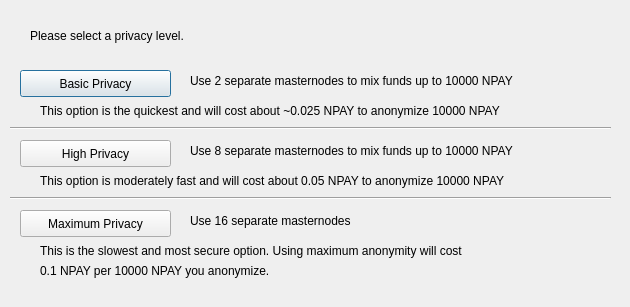
<?xml version="1.0" encoding="UTF-8"?>
<ui version="4.0">
 <class>ObfuscationConfig</class>
 <widget class="QDialog" name="ObfuscationConfig">
  <property name="geometry">
   <rect>
    <x>0</x>
    <y>0</y>
    <width>630</width>
    <height>307</height>
   </rect>
  </property>
  <property name="windowTitle">
   <string>Configure Obfuscation</string>
  </property>
  <widget class="QPushButton" name="buttonBasic">
   <property name="geometry">
    <rect>
     <x>20</x>
     <y>70</y>
     <width>151</width>
     <height>27</height>
    </rect>
   </property>
   <property name="text">
    <string>Basic Privacy</string>
   </property>
  </widget>
  <widget class="QPushButton" name="buttonHigh">
   <property name="geometry">
    <rect>
     <x>20</x>
     <y>140</y>
     <width>151</width>
     <height>27</height>
    </rect>
   </property>
   <property name="text">
    <string>High Privacy</string>
   </property>
  </widget>
  <widget class="QPushButton" name="buttonMax">
   <property name="geometry">
    <rect>
     <x>20</x>
     <y>210</y>
     <width>151</width>
     <height>27</height>
    </rect>
   </property>
   <property name="text">
    <string>Maximum Privacy</string>
   </property>
  </widget>
  <widget class="QLabel" name="label">
   <property name="geometry">
    <rect>
     <x>30</x>
     <y>20</y>
     <width>571</width>
     <height>31</height>
    </rect>
   </property>
   <property name="text">
    <string>Please select a privacy level.</string>
   </property>
  </widget>
  <widget class="QLabel" name="label_2">
   <property name="geometry">
    <rect>
     <x>190</x>
     <y>70</y>
     <width>421</width>
     <height>21</height>
    </rect>
   </property>
   <property name="text">
    <string>Use 2 separate masternodes to mix funds up to 10000 NPAY</string>
   </property>
  </widget>
  <widget class="QLabel" name="label_3">
   <property name="geometry">
    <rect>
     <x>190</x>
     <y>140</y>
     <width>411</width>
     <height>21</height>
    </rect>
   </property>
   <property name="text">
    <string>Use 8 separate masternodes to mix funds up to 10000 NPAY</string>
   </property>
  </widget>
  <widget class="QLabel" name="label_4">
   <property name="geometry">
    <rect>
     <x>190</x>
     <y>210</y>
     <width>421</width>
     <height>21</height>
    </rect>
   </property>
   <property name="text">
    <string>Use 16 separate masternodes</string>
   </property>
  </widget>
  <widget class="QLabel" name="label_6">
   <property name="geometry">
    <rect>
     <x>40</x>
     <y>100</y>
     <width>561</width>
     <height>21</height>
    </rect>
   </property>
   <property name="text">
    <string>This option is the quickest and will cost about ~0.025 NPAY to anonymize 10000 NPAY</string>
   </property>
  </widget>
  <widget class="QLabel" name="label_7">
   <property name="geometry">
    <rect>
     <x>40</x>
     <y>170</y>
     <width>561</width>
     <height>21</height>
    </rect>
   </property>
   <property name="text">
    <string>This option is moderately fast and will cost about 0.05 NPAY to anonymize 10000 NPAY</string>
   </property>
  </widget>
  <widget class="QLabel" name="label_8">
   <property name="geometry">
    <rect>
     <x>40</x>
     <y>240</y>
     <width>561</width>
     <height>21</height>
    </rect>
   </property>
   <property name="text">
    <string>This is the slowest and most secure option. Using maximum anonymity will cost</string>
   </property>
  </widget>
  <widget class="QLabel" name="label_9">
   <property name="geometry">
    <rect>
     <x>40</x>
     <y>260</y>
     <width>561</width>
     <height>21</height>
    </rect>
   </property>
   <property name="text">
    <string>0.1 NPAY per 10000 NPAY you anonymize.</string>
   </property>
  </widget>
  <widget class="Line" name="line">
   <property name="geometry">
    <rect>
     <x>10</x>
     <y>120</y>
     <width>601</width>
     <height>16</height>
    </rect>
   </property>
   <property name="orientation">
    <enum>Qt::Horizontal</enum>
   </property>
  </widget>
  <widget class="Line" name="line_2">
   <property name="geometry">
    <rect>
     <x>10</x>
     <y>190</y>
     <width>601</width>
     <height>16</height>
    </rect>
   </property>
   <property name="orientation">
    <enum>Qt::Horizontal</enum>
   </property>
  </widget>
 </widget>
 <resources/>
 <connections/>
</ui>
